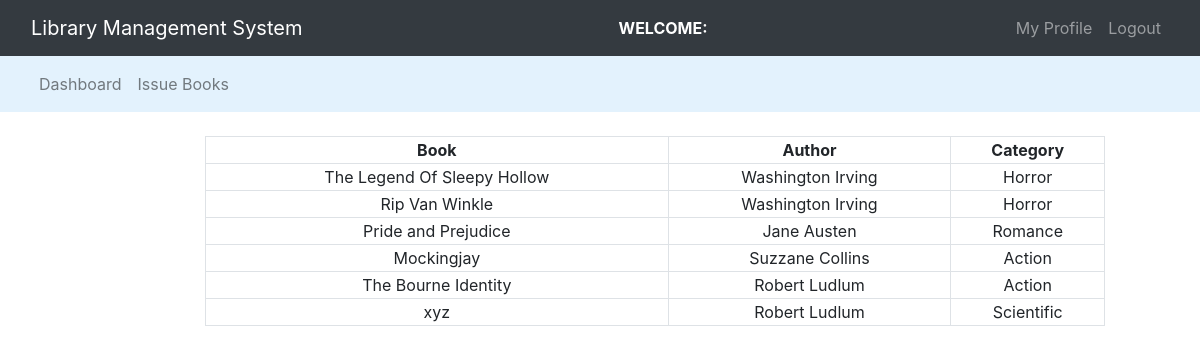
The app's page /view_available_books.php with its own data.
### tables this page shows
CREATE TABLE `books` (
  `isbn` int(11) NOT NULL,
  `book_name` varchar(60) NOT NULL,
  `author_id` int(10) NOT NULL,
  `category_id` int(10) NOT NULL,
  `book_copies` int(10) NOT NULL,
  `book_price` int(11) DEFAULT NULL
);

CREATE TABLE `authors` (
  `author_id` int(11) NOT NULL,
  `author_name` varchar(30) NOT NULL
);

CREATE TABLE `category` (
  `category_id` int(11) NOT NULL,
  `category_name` varchar(30) NOT NULL
);

### view_available_books.php (the view, shortened to what this page needs)
<?php
    $connection = mysqli_connect('localhost', 'root', '', 'lms_main');
        $query = "select books.book_name as book_name, authors.author_name as author_name, category.category_name as category
                from books left join authors on books.author_id = authors.author_id
                left join category on books.category_id = category.category_id";
?>
<!DOCTYPE html>
<html lang="en">
<head>
    <link rel="stylesheet" type="text/css" href="bootstrap-4.4.1/css/bootstrap.min.css">
</head>
<body>
    <nav class="navbar navbar-expand-lg navbar-dark bg-dark">
    <div class="container-fluid">
			<div class="navbar-header">
				<a class="navbar-brand" href="index.php">Library Management System</a>
			</div>
        <font style="color : white"><span><strong><?php echo "WELCOME: ".$_SESSION['name']; ?></strong></span></font>
		    <ul class="nav navbar-nav navbar-right">
		      <li class="nav-item dropdown">
                <a href="" class="nav-link dropdown toggle" data-toggle = "dropdown">My Profile</a>
              </li>
              <li class="nav-item">
                <a href="logout.php" class="nav-link">Logout</a>
              </li>
		    </ul>
		</div>
    </nav>
    <nav class="navbar navbar-expand-lg navbar-light" style="background-color: #e3f2fd;">
      <div class="container-fluid">
        <ul class="nav navbar-nav navbar-center">
          <li class="nav-item">
            <a href="user_dashboard.php" class="nav-link">Dashboard</a>
          </li>
          <li class="nav-item">
            <a href="issue_book.php" class="nav-link">Issue Books</a>
          </li>
        </ul>
      </div>
    </nav><br>
    <div class="row">
        <div class="col-md-2"></div>
        <div class="col-md-8">
            <form>
                <table class="table-bordered" width="900px" style="text-align: center;">
                    <tr>
                        <th>Book</th>
                        <th>Author</th>
                        <th>Category</th>
                    </tr>
                    <?php
                        $query_run = mysqli_query($connection, $query);
                        while ($row = mysqli_fetch_assoc($query_run)) {
                            $book_name = $row['book_name'];
                            $author_name = $row['author_name'];
                            $category = $row['category'];
                            echo "<tr>
                                <td>$book_name</td>
                                <td>$author_name</td>
                                <td>$category</td>
                                </tr>";
                        }
                    ?>
                </table>
            </form>
        </div>
        <div class="col-md-2"></div>
    </div>
</body>
</html>

### records on screen
books: book_name "The Legend Of Sleepy Hollow", author.author_name "Washington Irving", category.category_name "Horror"
books: book_name "Rip Van Winkle", author.author_name "Washington Irving", category.category_name "Horror"
books: book_name "Pride and Prejudice", author.author_name "Jane Austen", category.category_name "Romance"
books: book_name "Mockingjay", author.author_name "Suzzane Collins", category.category_name "Action"
books: book_name "The Bourne Identity", author.author_name "Robert Ludlum", category.category_name "Action"
books: book_name "xyz", author.author_name "Robert Ludlum", category.category_name "Scientific"
